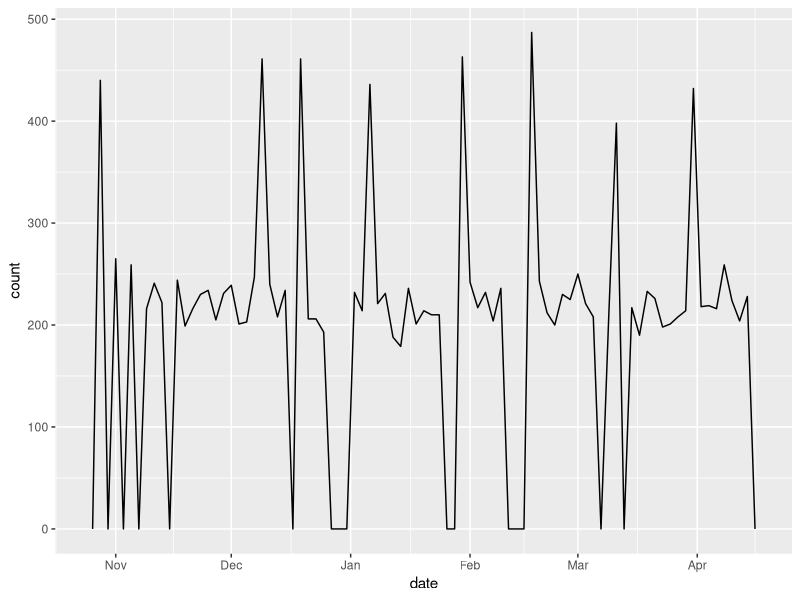
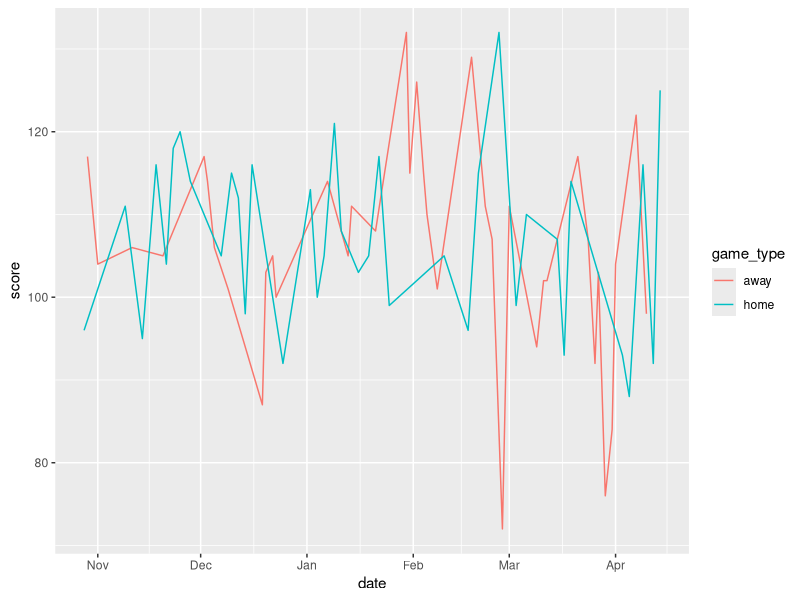

Write R code to recreate these figures, in order.
## ---- chunk 1
library(dplyr)
library(lubridate)
library(ggplot2)
## ---- chunk 2
dhours(x = 5.5 - 4.167) #seconds
## ---- chunk 3
w_cycle <- days(28)
w_cycle #this data structure probably is used in mobile App: flo
## ---- chunk 4
next_year <- today() + years(1)
(today () %--% next_year) / w_cycle #on average 13 cycles
## ---- chunk 5
# first take a look at the dataset
lakers %>% glimpse
## ---- chunk 6
lakers %>% mutate_at(1, ymd) -> new_lakers 
# integer is parsed into year-month-day
class(new_lakers$date) #date ds, not integer
## ---- chunk 7
new_lakers %>% filter(team == "LAL") %>% group_by(date) %>%  mutate(year = year(date), month = month(date), day = day(date), score = sum(points)) -> lal_lakers
## ---- chunk 8
# frequency of played games 
lal_lakers %>% group_by(date) %>% ggplot(aes(date)) + geom_freqpoly(binwidth = 2)
## ---- chunk 9
lal_lakers %>% ggplot(aes(x = date, y = score, col = game_type)) + geom_line(linejoin = "round")
